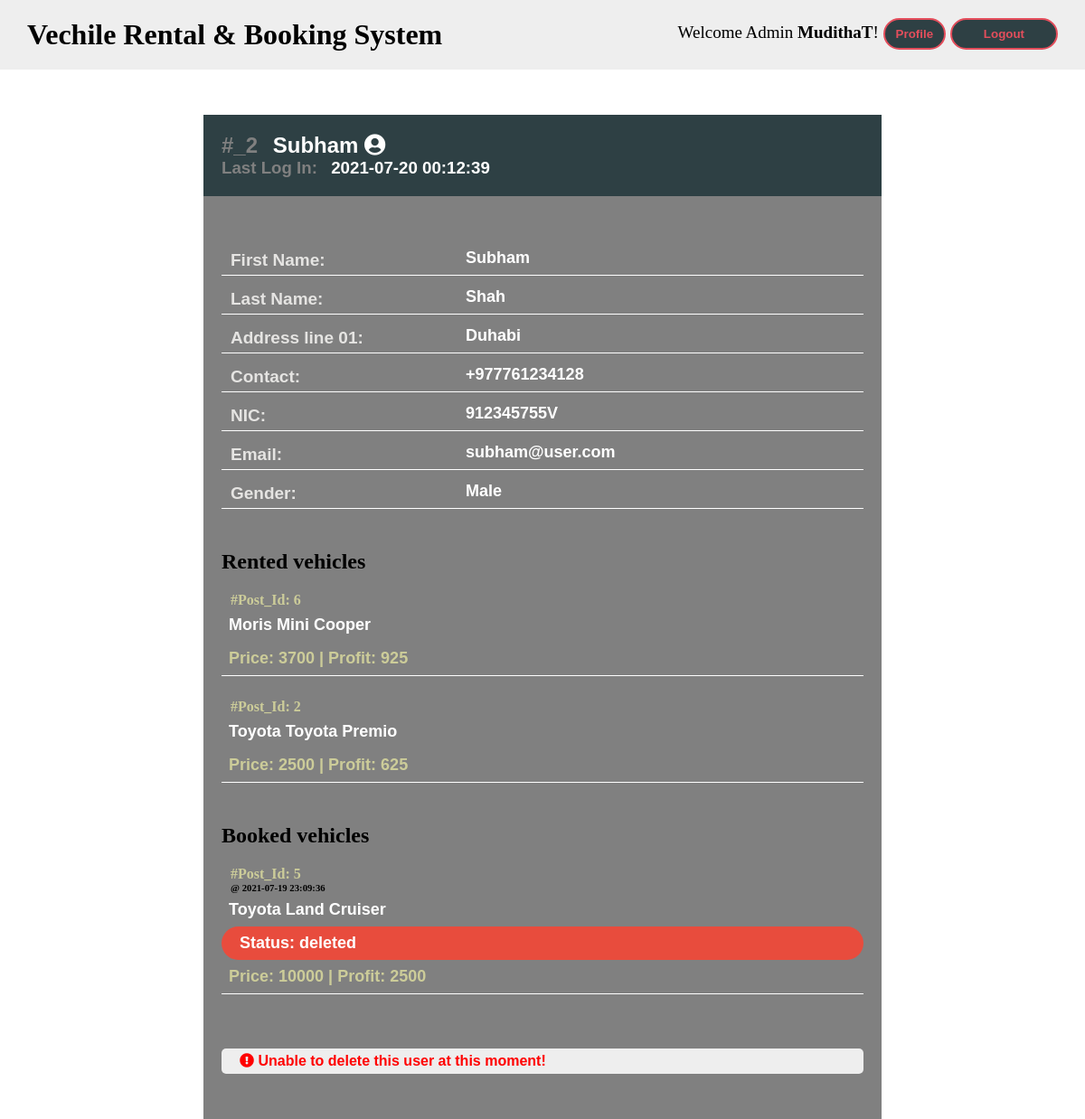
The app's page /view-user.php?user_id=2 (signed in) with its own data.
### tables this page shows
CREATE TABLE `user` (
  `id` int(11) NOT NULL,
  `first_name` varchar(50) NOT NULL,
  `last_name` varchar(50) NOT NULL,
  `username` varchar(20) NOT NULL,
  `ad_line1` varchar(100) NOT NULL,
  `ad_line2` varchar(100) NOT NULL,
  `ad_line3` varchar(100) NOT NULL,
  `phone_code` varchar(5) NOT NULL,
  `phone_number` varchar(15) NOT NULL,
  `nic` varchar(20) NOT NULL,
  `email` varchar(50) NOT NULL,
  `gender` varchar(10) NOT NULL,
  `password` varchar(40) NOT NULL,
  `re_password` varchar(40) NOT NULL,
  `last_login` datetime NOT NULL,
  `is_deleted` tinyint(1) NOT NULL
);

CREATE TABLE `rented_vehicles` (
  `post_id` int(11) NOT NULL,
  `user_id` int(11) NOT NULL,
  `full_name` varchar(100) NOT NULL,
  `province` varchar(50) NOT NULL,
  `district` varchar(50) NOT NULL,
  `vehical_name` varchar(200) NOT NULL,
  `brand_name` varchar(100) NOT NULL,
  `kind_of_vehicle` varchar(100) NOT NULL,
  `type_of_vehicle` varchar(50) NOT NULL,
  `mnf_year` int(4) NOT NULL,
  `vehicle_condition` varchar(100) NOT NULL,
  `description` varchar(500) NOT NULL,
  `phone_code` int(4) NOT NULL,
  `contact_no` int(15) NOT NULL,
  `nic` varchar(20) NOT NULL,
  `email` varchar(50) NOT NULL,
  `front_side_img` varchar(200) NOT NULL,
  `rear_side_img` varchar(200) NOT NULL,
  `side_view_img` varchar(200) NOT NULL,
  `f_compartment_img` varchar(200) NOT NULL,
  `r_compartment_img` varchar(200) NOT NULL,
  `d_compartment_img` varchar(200) NOT NULL,
  `e_compartment_img` varchar(200) NOT NULL,
  `extra_wheel_img` varchar(200) NOT NULL,
  `tab` varchar(200) NOT NULL,
  `price` varchar(10) NOT NULL,
  `profit` varchar(10) NOT NULL,
  `is_deleted` tinyint(1) NOT NULL
);

CREATE TABLE `booked_vehicles` (
  `post_id` int(11) NOT NULL,
  `rented_post_id` int(11) NOT NULL,
  `rented_user_id` int(11) NOT NULL,
  `booked_user_id` int(11) NOT NULL,
  `booked_first_name` varchar(100) NOT NULL,
  `booked_last_name` varchar(100) NOT NULL,
  `brand_name` varchar(50) NOT NULL,
  `vehicle_name` varchar(100) NOT NULL,
  `price` int(11) NOT NULL,
  `profit` int(11) NOT NULL,
  `booked_time` datetime NOT NULL DEFAULT current_timestamp(),
  `picking_date` date NOT NULL DEFAULT current_timestamp(),
  `returning_date` date NOT NULL DEFAULT current_timestamp(),
  `status` varchar(15) NOT NULL,
  `seen` varchar(3) NOT NULL,
  `is_deleted_by_user` tinyint(1) NOT NULL
);

### functions.php (called while the page is built, shortened)
<?php
	function status($status){
		switch ($status) {
			case 'deleted':
				$rowcol = "#e84c3d";
				break;
		}
		return $rowcol;
	}
?>

### view-user.php (the view, shortened to what this page needs)
<?php require_once('inc/Connection.php'); ?>
<?php require_once('inc/functions.php'); ?>
<?php
	if(!isset($_GET['user_id'])){
		header('Location:adminhome.php?user_id=false');
	}else{
		$query = "SELECT * FROM user WHERE id = '{$_GET['user_id']}' LIMIT 1";
		$result = mysqli_query($Connection, $query);
		if($result){
			if(mysqli_num_rows($result) == 1){
				$data = mysqli_fetch_assoc($result);
			}else{
				header('Location:adminhome.php?user_id=error');
			}
		}else{
			echo "<b><h1>404</h1>Database query failed</b>";
			die();
		}
	}
?>
<!DOCTYPE html>
<html>
<head>
	<link rel="stylesheet" type="text/css" href="css/view-user.css">
	<link rel="stylesheet" href="https://cdnjs.cloudflare.com/ajax/libs/font-awesome/5.12.0-2/css/all.min.css" />
</head>
<body>
	<div class="Container">
		<?php require_once('inc/adminhdr.php'); ?>
		<div class="Details">
			<nav>
				<h2>#_<?php echo $data['id']; ?> <span> <?php echo $data['username']; ?> <i class="fas fa-user-circle"></i></span></h2>
				<h3>Last Log In: <span> <?php echo $data['last_login']; ?></span></h3>
			</nav>
			<main>
				<label>First Name:</label><h3><?php echo $data['first_name']; ?></h3>
				<div class="bal"></div>
				<label>Last Name:</label><h3><?php echo $data['last_name']; ?></h3>
				<div class="bal"></div>
				<label>Address line 01:</label><h3><?php echo $data['ad_line1']; ?></h3>
				<div class="bal"></div>
				<label>Contact:</label><h3><?php echo $data['phone_code']; ?><?php echo $data['phone_number']; ?></h3>
				<div class="bal"></div>
				<label>NIC:</label><h3><?php echo $data['nic']; ?></h3>
				<div class="bal"></div>
				<label>Email:</label><h3><?php echo $data['email']; ?></h3>
				<div class="bal"></div>
				<label>Gender:</label><h3><?php echo $data['gender']; ?></h3>
				<div class="bal"></div>
				<div class="Deals">
					<h2>Rented vehicles</h2>
					<?php
						$query = "SELECT * FROM rented_vehicles WHERE user_id = '{$_GET['user_id']}' AND is_deleted != 1 ORDER BY post_id DESC";
						$result = mysqli_query($Connection, $query);
						if($result){
							if(mysqli_num_rows($result) > 0){
								while($data = mysqli_fetch_assoc($result)){
									?><a href="view-vehicle.php?id=<?php echo($data['post_id']); ?>">
										<h4 style="color: #cccc99; padding-left: 10px;">#Post_Id: <?php echo $data['post_id']; ?></h4>
										<h3 style="border-bottom: none;"><?php echo $data['brand_name']; ?> <?php echo $data['vehical_name']; ?></h3>
										<h3 style="margin-bottom: 25px; color: #cccc99;">Price: <?php echo $data['price']; ?> | Profit: <?php echo $data['profit']; ?></h3>
									</a><?php
								}
							}else{
								?><h3 style="color: #cccc99; border-bottom: none;">No rented vehicles.</h3><?php
							}
						}else{
							echo "<b><h1>404</h1>Database query failed</b>";
							die();
						}
					?>
					<h2>Booked vehicles</h2>
					<?php
						$query = "SELECT * FROM booked_vehicles WHERE booked_user_id = '{$_GET['user_id']}' AND is_deleted_by_user != 1 /*AND status != 'deleted'*/ ORDER BY post_id DESC";
						$result = mysqli_query($Connection, $query);
						if($result){
							if(mysqli_num_rows($result) > 0){
								while($data = mysqli_fetch_assoc($result)){
									$bgc = status($data['status']);
									?><a href="view-vehicle.php?id=<?php echo($data['rented_post_id']); ?>">
										<h4 style="color: #cccc99; padding-left: 10px;">#Post_Id: <?php echo $data['post_id']; ?></h4>
										<h6 style="color: #000; padding-left: 10px;">@ <?php echo $data['booked_time']; ?></h6>
										<h3 style="border-bottom: none;"><?php echo $data['brand_name']; ?> <?php echo $data['vehicle_name']; ?></h3>
										<h3 style="border-bottom: none; border-radius: 20px; padding-left: 20px; background-color: <?php echo($bgc); ?> ">Status: <?php echo $data['status']; ?></h3>
										<h3 style="margin-bottom: 25px; color: #cccc99;">Price: <?php echo $data['price']; ?> | Profit: <?php echo $data['profit']; ?></h3>
									</a><?php
								}
							}else{
								?><h3 style="color: #cccc99; border-bottom: none;">No booked vehicles.</h3><?php
							}
						}else{
							echo "<b><h1>404</h1>Database query failed</b>";
							die();
						}
					?>
				</div>
				<?php
					$query = "SELECT * FROM booked_vehicles WHERE (booked_user_id = '{$_GET['user_id']}' OR rented_user_id = '{$_GET['user_id']}') AND is_deleted_by_user != 1 AND status != 'deleted'  AND status != 'returned' ORDER BY post_id DESC";
					$result = mysqli_query($Connection, $query);
					if($result){
						if(mysqli_num_rows($result) > 0){
							?><h4 style="color: red; font-family: sans-serif; padding: 5px 20px; background-color: #eee; border-radius: 5px; margin-top: 60px;"><i class="fas fa-exclamation-circle"></i> Unable to delete this user at this moment!</h4><?php
						}else{
							?><a href="admin-delete.php?category=user&id=<?php echo($_GET['user_id']); ?>" onclick="return confirm('Are you sure you want to delete this user?');"><div><button>Delete User</button></div></a><?php
						}
					}else{
						echo "<b><h1>404</h1>Database query failed</b>";
						die();
					}
				?>
			</main>
		</div>
	</div>
</body>
</html>

### view-user.css (style rules this page uses)
* { margin: 0; padding: 0; }
a { text-decoration: none; }
.bal { clear: both; height: 1px; }
.Container .Details { width: 1000px; margin: 0 auto; }
.Container .Details nav { margin-top: 50px; padding: 20px; color: #808080; background-color: #2e4044; font-family: sans-serif; }
.Container .Details nav span { color: #fff; padding-left: 10px; }
.Container .Details main { padding: 50px 20px; background-color: #808080; }
.Container .Details main .Deals { margin-top: 20px; }
.Container .Details main label { float: left; width: 250px; color: #E5E4E2; font-size: 19px; font-family: sans-serif; font-weight: bold; padding: 10px; }
.Container .Details main h3 { color: #fff; font-family: sans-serif;; font-size: 18px; font-weight: bold; padding: 8px; border-bottom: 1px solid #fff; }
.Container .Details main .Deals h2 { padding-top: 20px; padding-bottom: 20px; }
@media screen and (max-width: 1200px) { .Container .Details { width: 750px; } }

### adminhdr.php (style rules this page uses)
* { margin: 0; padding: 0; }
a { text-decoration: none; transition-duration: .30s; }

### records on screen
user: id "2", username "Subham", last_login "2021-07-20 00:12:39", first_name "Subham", last_name "Shah", ad_line1 "Duhabi", phone_code "+977", phone_number "761234128", nic "912345755V", email "subham@user.com", gender "Male"
rented_vehicles: post_id "6", brand_name "Moris", vehical_name "Mini Cooper", price "3700", profit "925"
rented_vehicles: post_id "2", brand_name "Toyota", vehical_name "Toyota Premio", price "2500", profit "625"
booked_vehicles: post_id "5", booked_time "2021-07-19 23:09:36", brand_name "Toyota", vehicle_name "Land Cruiser", status "deleted", price "10000", profit "2500"

### other values on screen
$_SESSION['username'] "MudithaT"
